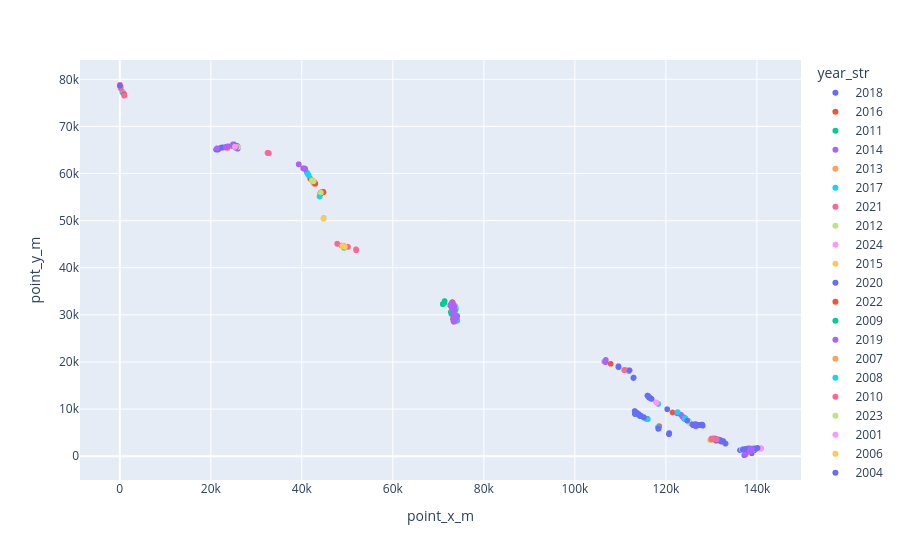

The cell this chart's notebook holds for it:
### Code cell
import plotly.express as px
sand_repo_df["year_str"] = sand_repo_df["year"].astype("str")
indices = np.random.choice(range(sand_repo_df.shape[0]), 25000, replace=False)

fig = px.scatter(sand_repo_df.loc[indices], x="point_x_m", y="point_y_m", color="year_str")
fig.show()

### Figure 1 — Plotly figure (JSON) as saved in the notebook; plotly's stock layout.template omitted (floating-point values rounded to 4 significant figures; data arrays with more than 128 entries replaced by an {"elided": "..."} marker saying what was removed)
{"data": [{"hovertemplate": "year_str=2018<br>point_x_m=%{x}<br>point_y_m=%{y}<extra></extra>", "legendgroup": "2018", "marker": {"color": "#636efa", "symbol": "circle"}, "mode": "markers", "name": "2018", "showlegend": true, "type": "scattergl", "x": {"elided": "3324 float values"}, "xaxis": "x", "y": {"elided": "3324 float values"}, "yaxis": "y"}, {"hovertemplate": "year_str=2016<br>point_x_m=%{x}<br>point_y_m=%{y}<extra></extra>", "legendgroup": "2016", "marker": {"color": "#EF553B", "symbol": "circle"}, "mode": "markers", "name": "2016", "showlegend": true, "type": "scattergl", "x": {"elided": "4246 float values"}, "xaxis": "x", "y": {"elided": "4246 float values"}, "yaxis": "y"}, {"hovertemplate": "year_str=2011<br>point_x_m=%{x}<br>point_y_m=%{y}<extra></extra>", "legendgroup": "2011", "marker": {"color": "#00cc96", "symbol": "circle"}, "mode": "markers", "name": "2011", "showlegend": true, "type": "scattergl", "x": {"elided": "1976 float values"}, "xaxis": "x", "y": {"elided": "1976 float values"}, "yaxis": "y"}, {"hovertemplate": "year_str=2014<br>point_x_m=%{x}<br>point_y_m=%{y}<extra></extra>", "legendgroup": "2014", "marker": {"color": "#ab63fa", "symbol": "circle"}, "mode": "markers", "name": "2014", "showlegend": true, "type": "scattergl", "x": {"elided": "1203 float values"}, "xaxis": "x", "y": {"elided": "1203 float values"}, "yaxis": "y"}, {"hovertemplate": "year_str=2013<br>point_x_m=%{x}<br>point_y_m=%{y}<extra></extra>", "legendgroup": "2013", "marker": {"color": "#FFA15A", "symbol": "circle"}, "mode": "markers", "name": "2013", "showlegend": true, "type": "scattergl", "x": {"elided": "809 float values"}, "xaxis": "x", "y": {"elided": "809 float values"}, "yaxis": "y"}, {"hovertemplate": "year_str=2017<br>point_x_m=%{x}<br>point_y_m=%{y}<extra></extra>", "legendgroup": "2017", "marker": {"color": "#19d3f3", "symbol": "circle"}, "mode": "markers", "name": "2017", "showlegend": true, "type": "scattergl", "x": {"elided": "3119 float values"}, "xaxis": "x", "y": {"elided": "3119 float values"}, "yaxis": "y"}, {"hovertemplate": "year_str=2021<br>point_x_m=%{x}<br>point_y_m=%{y}<extra></extra>", "legendgroup": "2021", "marker": {"color": "#FF6692", "symbol": "circle"}, "mode": "markers", "name": "2021", "showlegend": true, "type": "scattergl", "x": {"elided": "1713 float values"}, "xaxis": "x", "y": {"elided": "1713 float values"}, "yaxis": "y"}, {"hovertemplate": "year_str=2012<br>point_x_m=%{x}<br>point_y_m=%{y}<extra></extra>", "legendgroup": "2012", "marker": {"color": "#B6E880", "symbol": "circle"}, "mode": "markers", "name": "2012", "showlegend": true, "type": "scattergl", "x": {"elided": "319 float values"}, "xaxis": "x", "y": {"elided": "319 float values"}, "yaxis": "y"}, {"hovertemplate": "year_str=2024<br>point_x_m=%{x}<br>point_y_m=%{y}<extra></extra>", "legendgroup": "2024", "marker": {"color": "#FF97FF", "symbol": "circle"}, "mode": "markers", "name": "2024", "showlegend": true, "type": "scattergl", "x": {"elided": "628 float values"}, "xaxis": "x", "y": {"elided": "628 float values"}, "yaxis": "y"}, {"hovertemplate": "year_str=2015<br>point_x_m=%{x}<br>point_y_m=%{y}<extra></extra>", "legendgroup": "2015", "marker": {"color": "#FECB52", "symbol": "circle"}, "mode": "markers", "name": "2015", "showlegend": true, "type": "scattergl", "x": {"elided": "2758 float values"}, "xaxis": "x", "y": {"elided": "2758 float values"}, "yaxis": "y"}, {"hovertemplate": "year_str=2020<br>point_x_m=%{x}<br>point_y_m=%{y}<extra></extra>", "legendgroup": "2020", "marker": {"color": "#636efa", "symbol": "circle"}, "mode": "markers", "name": "2020", "showlegend": true, "type": "scattergl", "x": {"elided": "1760 float values"}, "xaxis": "x", "y": {"elided": "1760 float values"}, "yaxis": "y"}, {"hovertemplate": "year_str=2022<br>point_x_m=%{x}<br>point_y_m=%{y}<extra></extra>", "legendgroup": "2022", "marker": {"color": "#EF553B", "symbol": "circle"}, "mode": "markers", "name": "2022", "showlegend": true, "type": "scattergl", "x": {"elided": "493 float values"}, "xaxis": "x", "y": {"elided": "493 float values"}, "yaxis": "y"}, {"hovertemplate": "year_str=2009<br>point_x_m=%{x}<br>point_y_m=%{y}<extra></extra>", "legendgroup": "2009", "marker": {"color": "#00cc96", "symbol": "circle"}, "mode": "markers", "name": "2009", "showlegend": true, "type": "scattergl", "x": {"elided": "323 float values"}, "xaxis": "x", "y": {"elided": "323 float values"}, "yaxis": "y"}, {"hovertemplate": "year_str=2019<br>point_x_m=%{x}<br>point_y_m=%{y}<extra></extra>", "legendgroup": "2019", "marker": {"color": "#ab63fa", "symbol": "circle"}, "mode": "markers", "name": "2019", "showlegend": true, "type": "scattergl", "x": {"elided": "1591 float values"}, "xaxis": "x", "y": {"elided": "1591 float values"}, "yaxis": "y"}, {"hovertemplate": "year_str=2007<br>point_x_m=%{x}<br>point_y_m=%{y}<extra></extra>", "legendgroup": "2007", "marker": {"color": "#FFA15A", "symbol": "circle"}, "mode": "markers", "name": "2007", "showlegend": true, "type": "scattergl", "x": {"elided": "363 null values"}, "xaxis": "x", "y": {"elided": "363 null values"}, "yaxis": "y"}, {"hovertemplate": "year_str=2008<br>point_x_m=%{x}<br>point_y_m=%{y}<extra></extra>", "legendgroup": "2008", "marker": {"color": "#19d3f3", "symbol": "circle"}, "mode": "markers", "name": "2008", "showlegend": true, "type": "scattergl", "x": [null, null, null, null, null, null, null, null, null, null, null, null, null, null, null, null, null, null, null, null, null, null, null, null, null, null, null, null, null, null, null], "xaxis": "x", "y": [null, null, null, null, null, null, null, null, null, null, null, null, null, null, null, null, null, null, null, null, null, null, null, null, null, null, null, null, null, null, null], "yaxis": "y"}, {"hovertemplate": "year_str=2010<br>point_x_m=%{x}<br>point_y_m=%{y}<extra></extra>", "legendgroup": "2010", "marker": {"color": "#FF6692", "symbol": "circle"}, "mode": "markers", "name": "2010", "showlegend": true, "type": "scattergl", "x": {"elided": "308 float values"}, "xaxis": "x", "y": {"elided": "308 float values"}, "yaxis": "y"}, {"hovertemplate": "year_str=2023<br>point_x_m=%{x}<br>point_y_m=%{y}<extra></extra>", "legendgroup": "2023", "marker": {"color": "#B6E880", "symbol": "circle"}, "mode": "markers", "name": "2023", "showlegend": true, "type": "scattergl", "x": [null, 42310.0, 42510.0, null, null, null, null, null, null, null, 42390.0, 42580.0, null, null, 42330.0, null, null, null, null, null, null, 44190.0, null, null, null, null, null], "xaxis": "x", "y": [null, 58490.0, 58380.0, null, null, null, null, null, null, null, 58400.0, 58330.0, null, null, 58520.0, null, null, null, null, null, null, 55920.0, null, null, null, null, null], "yaxis": "y"}, {"hovertemplate": "year_str=2001<br>point_x_m=%{x}<br>point_y_m=%{y}<extra></extra>", "legendgroup": "2001", "marker": {"color": "#FF97FF", "symbol": "circle"}, "mode": "markers", "name": "2001", "showlegend": true, "type": "scattergl", "x": [25270.0, 25320.0, 25280.0, 25320.0, 25330.0, 25270.0], "xaxis": "x", "y": [65690.0, 65670.0, 65680.0, 65680.0, 65670.0, 65680.0], "yaxis": "y"}, {"hovertemplate": "year_str=2006<br>point_x_m=%{x}<br>point_y_m=%{y}<extra></extra>", "legendgroup": "2006", "marker": {"color": "#FECB52", "symbol": "circle"}, "mode": "markers", "name": "2006", "showlegend": true, "type": "scattergl", "x": [null, null], "xaxis": "x", "y": [null, null], "yaxis": "y"}, {"hovertemplate": "year_str=2004<br>point_x_m=%{x}<br>point_y_m=%{y}<extra></extra>", "legendgroup": "2004", "marker": {"color": "#636efa", "symbol": "circle"}, "mode": "markers", "name": "2004", "showlegend": true, "type": "scattergl", "x": [30.44], "xaxis": "x", "y": [78650.0], "yaxis": "y"}], "layout": {"legend": {"title": {"text": "year_str"}, "tracegroupgap": 0}, "margin": {"t": 60}, "xaxis": {"anchor": "y", "domain": [0, 1], "title": {"text": "point_x_m"}}, "yaxis": {"anchor": "x", "domain": [0, 1], "title": {"text": "point_y_m"}}}}
